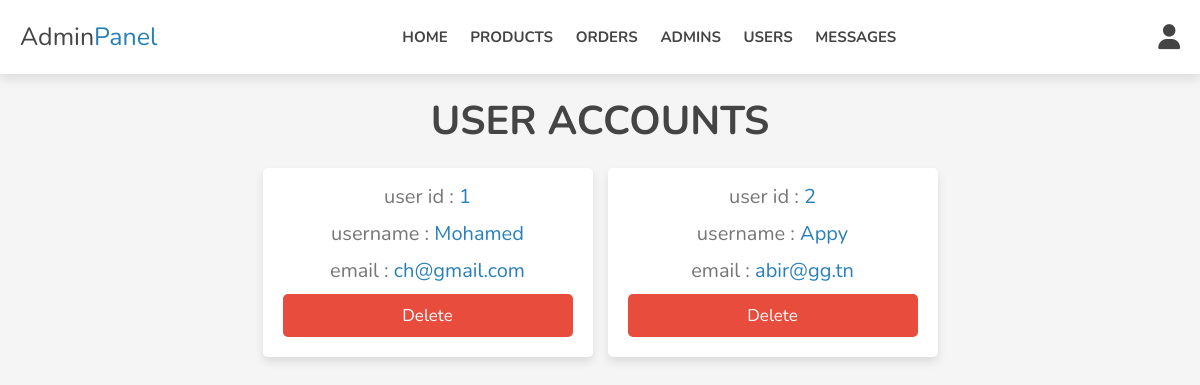
Screenshot of /admin/users_accounts.php (signed in) with the database file from the repository.
### tables this page shows
CREATE TABLE `users` (
  `id` int(100) NOT NULL,
  `name` varchar(20) NOT NULL,
  `email` varchar(50) NOT NULL,
  `password` varchar(50) NOT NULL
);

### admin/users_accounts.php (the view, shortened to what this page needs)
<?php
include '../components/connect.php';
?>
<!DOCTYPE html>
<html lang="en">
<head>
   <link rel="stylesheet" href="https://cdnjs.cloudflare.com/ajax/libs/font-awesome/6.1.1/css/all.min.css">
 <link rel="stylesheet" href="../css/admin_style.css?<?php echo time(); ?>">
</head>
<body>
<?php include '../components/admin_header.php'; ?>
<section class="accounts">
   <h1 class="heading">user accounts</h1>
   <div class="box-container">
   <?php
      $select_accounts = $conn->prepare("SELECT * FROM `users`");
      $select_accounts->execute();
      if($select_accounts->rowCount() > 0){
         while($fetch_accounts = $select_accounts->fetch(PDO::FETCH_ASSOC)){
   ?>
   <div class="box">
      <p> user id : <span><?= $fetch_accounts['id']; ?></span> </p>
      <p> username : <span><?= $fetch_accounts['name']; ?></span> </p>
      <p> email : <span><?= $fetch_accounts['email']; ?></span> </p>
      <a href="users_accounts.php?delete=<?= $fetch_accounts['id']; ?>" onclick="return confirm('delete this account? the user related information will also be delete!')" class="delete-btn">delete</a>
   </div>
   <?php
         }
      }else{
         echo '<p class="empty">no accounts available!</p>';
      }
   ?>
   </div>
</section>
</body>
</html>

### css/admin_style.css (style rules this page uses)
:root { --main-color:#2980b9; --orange:#f39c12; --red:#e74c3c; --black:#444; --white:#fff; --light-color:#777; --light-bg:#f5f5f5; --border:.2rem solid var(--black); --box-shadow:0 .5rem 1rem rgba(0,0,0,.1); }
* { font-family: 'Nunito', sans-serif; margin:0; padding:0; box-sizing: border-box; outline: none; border:none; text-decoration: none; }
html { font-size: 62.5%; overflow-x: hidden; }
body { background-color: var(--light-bg); }
section { padding:2rem; max-width: 1200px; margin:0 auto; }
.heading { font-size: 4rem; color:var(--black); margin-bottom: 2rem; text-align: center; text-transform: uppercase; }
.btn, .delete-btn, .option-btn { display: block; width: 100%; margin-top: 1rem; border-radius: .5rem; padding:1rem 3rem; font-size: 1.7rem; text-transform: capitalize; color:var(--white); cursor: pointer; text-align: center; }
.delete-btn { background-color: var(--red); }
.accounts .box-container { display: grid; grid-template-columns: repeat(auto-fit, 33rem); gap:1.5rem; align-items: flex-start; justify-content: center; }
.accounts .box-container .box { padding:2rem; padding-top: .5rem; border-radius: .5rem; text-align: center; background-color: var(--white); box-shadow: var(--box-shadow); }
.accounts .box-container .box p { font-size: 2rem; color:var(--light-color); margin: 1rem 0; }
.accounts .box-container .box p span { color:var(--main-color); }
a { text-decoration: none !important; }

### rows the page displays
users: id "1", name "Mohamed", email "ch@gmail.com"
users: id "2", name "Appy", email "abir@gg.tn"
